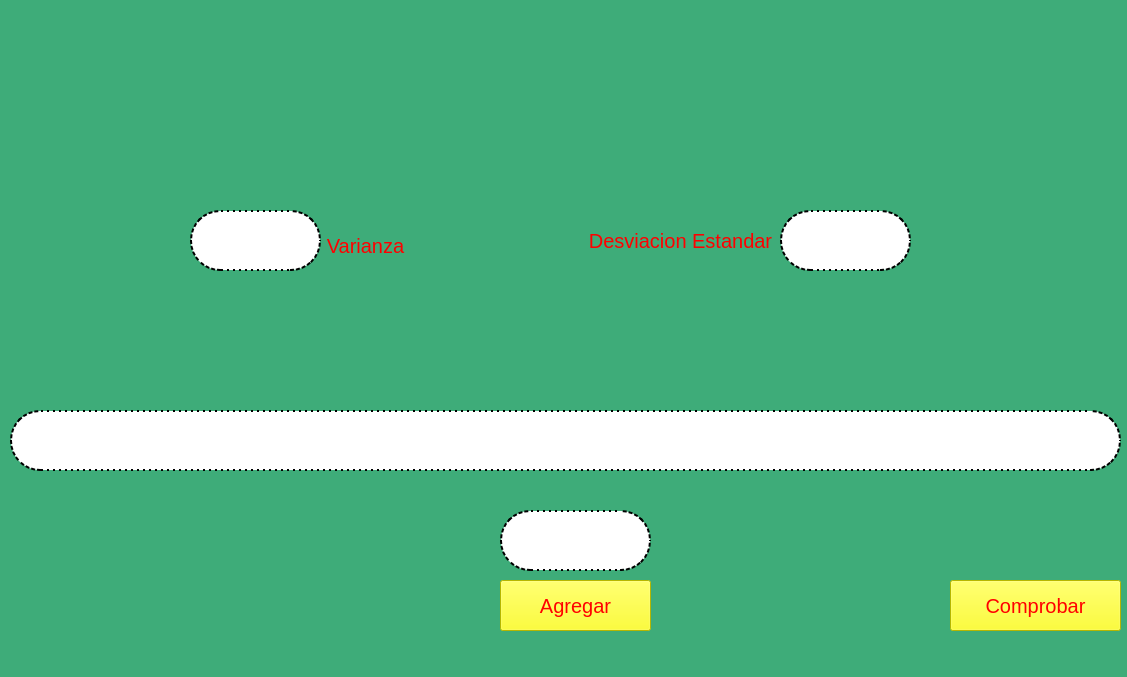
<?xml version="1.0" encoding="UTF-8"?>
<ui version="4.0">
 <class>MainWindow</class>
 <widget class="QMainWindow" name="MainWindow">
  <property name="geometry">
   <rect>
    <x>0</x>
    <y>0</y>
    <width>1127</width>
    <height>677</height>
   </rect>
  </property>
  <property name="windowTitle">
   <string>Medidas de Dispersion</string>
  </property>
  <property name="windowIcon">
   <iconset>
    <normaloff>Imagenes/tumtum.jpeg</normaloff>Imagenes/tumtum.jpeg</iconset>
  </property>
  <property name="styleSheet">
   <string notr="true">background-color: rgb(62, 172, 121);</string>
  </property>
  <widget class="QWidget" name="centralwidget">
   <widget class="QLabel" name="label">
    <property name="geometry">
     <rect>
      <x>170</x>
      <y>0</y>
      <width>761</width>
      <height>91</height>
     </rect>
    </property>
    <property name="text">
     <string/>
    </property>
    <property name="pixmap">
     <pixmap resource="recursos_proyecto.qrc">:/UAT_FIANS/Imagenes/FIANS.png</pixmap>
    </property>
    <property name="scaledContents">
     <bool>true</bool>
    </property>
    <property name="alignment">
     <set>Qt::AlignCenter</set>
    </property>
   </widget>
   <widget class="QLabel" name="label_2">
    <property name="geometry">
     <rect>
      <x>930</x>
      <y>0</y>
      <width>201</width>
      <height>151</height>
     </rect>
    </property>
    <property name="text">
     <string/>
    </property>
    <property name="pixmap">
     <pixmap resource="recursos_proyecto.qrc">:/NUMEROS/Imagenes/jorgemorro.jpg</pixmap>
    </property>
    <property name="scaledContents">
     <bool>true</bool>
    </property>
    <property name="alignment">
     <set>Qt::AlignCenter</set>
    </property>
   </widget>
   <widget class="QLabel" name="label_3">
    <property name="geometry">
     <rect>
      <x>0</x>
      <y>0</y>
      <width>171</width>
      <height>151</height>
     </rect>
    </property>
    <property name="text">
     <string/>
    </property>
    <property name="pixmap">
     <pixmap resource="recursos_proyecto.qrc">:/NUMEROS/Imagenes/Boca_Juniors_logo18.svg.png</pixmap>
    </property>
    <property name="scaledContents">
     <bool>true</bool>
    </property>
    <property name="alignment">
     <set>Qt::AlignCenter</set>
    </property>
   </widget>
   <widget class="QLabel" name="label_5">
    <property name="geometry">
     <rect>
      <x>300</x>
      <y>220</y>
      <width>131</width>
      <height>51</height>
     </rect>
    </property>
    <property name="font">
     <font>
      <pointsize>15</pointsize>
     </font>
    </property>
    <property name="styleSheet">
     <string notr="true">color: rgb(255, 0, 0);
transform: translateX(-40%);</string>
    </property>
    <property name="text">
     <string>Varianza</string>
    </property>
    <property name="alignment">
     <set>Qt::AlignCenter</set>
    </property>
   </widget>
   <widget class="QLabel" name="label_6">
    <property name="geometry">
     <rect>
      <x>550</x>
      <y>220</y>
      <width>261</width>
      <height>41</height>
     </rect>
    </property>
    <property name="font">
     <font>
      <pointsize>15</pointsize>
     </font>
    </property>
    <property name="styleSheet">
     <string notr="true">color: rgb(255, 0, 0);</string>
    </property>
    <property name="text">
     <string>Desviacion Estandar</string>
    </property>
    <property name="alignment">
     <set>Qt::AlignCenter</set>
    </property>
   </widget>
   <widget class="QPushButton" name="Resu">
    <property name="geometry">
     <rect>
      <x>950</x>
      <y>580</y>
      <width>171</width>
      <height>51</height>
     </rect>
    </property>
    <property name="font">
     <font>
      <pointsize>15</pointsize>
     </font>
    </property>
    <property name="styleSheet">
     <string notr="true">color: rgb(255, 0, 0);
background-color: rgb(255, 255, 0);</string>
    </property>
    <property name="text">
     <string>Comprobar</string>
    </property>
   </widget>
   <widget class="QPushButton" name="Bagregar">
    <property name="geometry">
     <rect>
      <x>500</x>
      <y>580</y>
      <width>151</width>
      <height>51</height>
     </rect>
    </property>
    <property name="font">
     <font>
      <pointsize>15</pointsize>
     </font>
    </property>
    <property name="styleSheet">
     <string notr="true">color: rgb(255, 0, 0);
background-color: rgb(255, 255, 0);</string>
    </property>
    <property name="text">
     <string>Agregar</string>
    </property>
   </widget>
   <widget class="QLineEdit" name="Lista">
    <property name="enabled">
     <bool>false</bool>
    </property>
    <property name="geometry">
     <rect>
      <x>10</x>
      <y>410</y>
      <width>1111</width>
      <height>61</height>
     </rect>
    </property>
    <property name="font">
     <font>
      <pointsize>15</pointsize>
     </font>
    </property>
    <property name="styleSheet">
     <string notr="true">background-color: rgb(255, 255, 255);
color: rgb(255, 0, 0);
border-style:dotted;
border-radius:30px;
border:2px solid black; border-style:dotted;</string>
    </property>
    <property name="alignment">
     <set>Qt::AlignCenter</set>
    </property>
    <property name="readOnly">
     <bool>true</bool>
    </property>
   </widget>
   <widget class="QLineEdit" name="Agregar">
    <property name="geometry">
     <rect>
      <x>500</x>
      <y>510</y>
      <width>151</width>
      <height>61</height>
     </rect>
    </property>
    <property name="font">
     <font>
      <pointsize>15</pointsize>
     </font>
    </property>
    <property name="styleSheet">
     <string notr="true">background-color: rgb(255, 255, 255);
color: rgb(255, 0, 0);
border-style:dotted;
border-radius:30px;
border:2px solid black; border-style:dotted;</string>
    </property>
    <property name="alignment">
     <set>Qt::AlignCenter</set>
    </property>
   </widget>
   <widget class="QLineEdit" name="Varianza">
    <property name="enabled">
     <bool>false</bool>
    </property>
    <property name="geometry">
     <rect>
      <x>190</x>
      <y>210</y>
      <width>131</width>
      <height>61</height>
     </rect>
    </property>
    <property name="font">
     <font>
      <pointsize>15</pointsize>
     </font>
    </property>
    <property name="layoutDirection">
     <enum>Qt::LeftToRight</enum>
    </property>
    <property name="styleSheet">
     <string notr="true">background-color: rgb(255, 255, 255);
color: rgb(255, 0, 0);
border-style:dotted;
border-radius:30px;
border:2px solid black; border-style:dotted;
text-align: center;</string>
    </property>
    <property name="text">
     <string/>
    </property>
    <property name="alignment">
     <set>Qt::AlignCenter</set>
    </property>
    <property name="dragEnabled">
     <bool>false</bool>
    </property>
    <property name="readOnly">
     <bool>true</bool>
    </property>
   </widget>
   <widget class="QLineEdit" name="Desviacion">
    <property name="enabled">
     <bool>false</bool>
    </property>
    <property name="geometry">
     <rect>
      <x>780</x>
      <y>210</y>
      <width>131</width>
      <height>61</height>
     </rect>
    </property>
    <property name="font">
     <font>
      <pointsize>15</pointsize>
     </font>
    </property>
    <property name="styleSheet">
     <string notr="true">background-color: rgb(255, 255, 255);
color: rgb(255, 0, 0);
border-style:dotted;
border-radius:30px;
border:2px solid black; border-style:dotted;</string>
    </property>
    <property name="alignment">
     <set>Qt::AlignCenter</set>
    </property>
    <property name="readOnly">
     <bool>true</bool>
    </property>
   </widget>
  </widget>
  <widget class="QMenuBar" name="menubar">
   <property name="geometry">
    <rect>
     <x>0</x>
     <y>0</y>
     <width>1127</width>
     <height>22</height>
    </rect>
   </property>
  </widget>
  <widget class="QStatusBar" name="statusbar"/>
  <action name="actionCracks">
   <property name="text">
    <string>Cracks</string>
   </property>
  </action>
  <action name="actionLe_sabes_Crack">
   <property name="text">
    <string>Le sabes Crack</string>
   </property>
  </action>
 </widget>
 <resources>
  <include location="recursos_proyecto.qrc"/>
  <include location="../pythonProject/recursos_proyecto.qrc"/>
 </resources>
 <connections/>
</ui>
